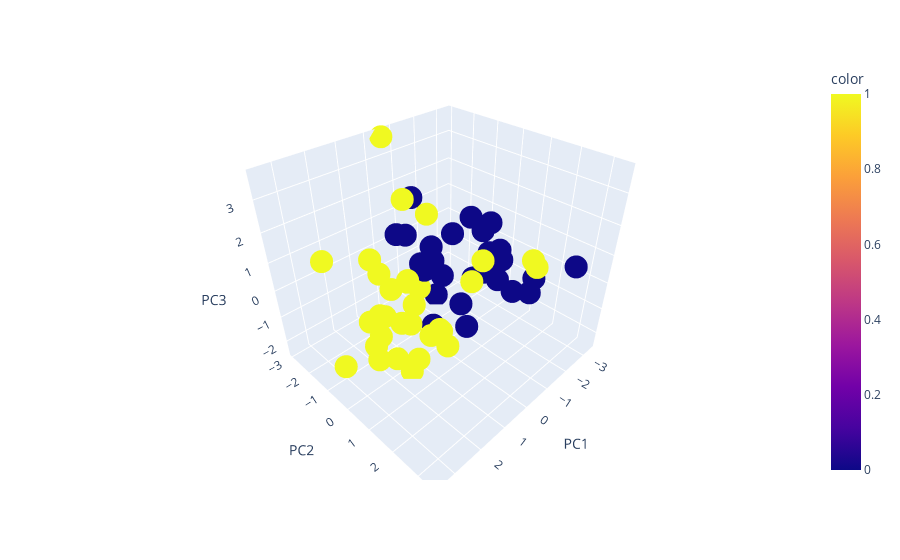

The cell this chart's notebook holds for it:
### Code cell
px.scatter_3d(data_frame=x_train_pca, x='PC1',y = 'PC2', z='PC3', color=y_train)
